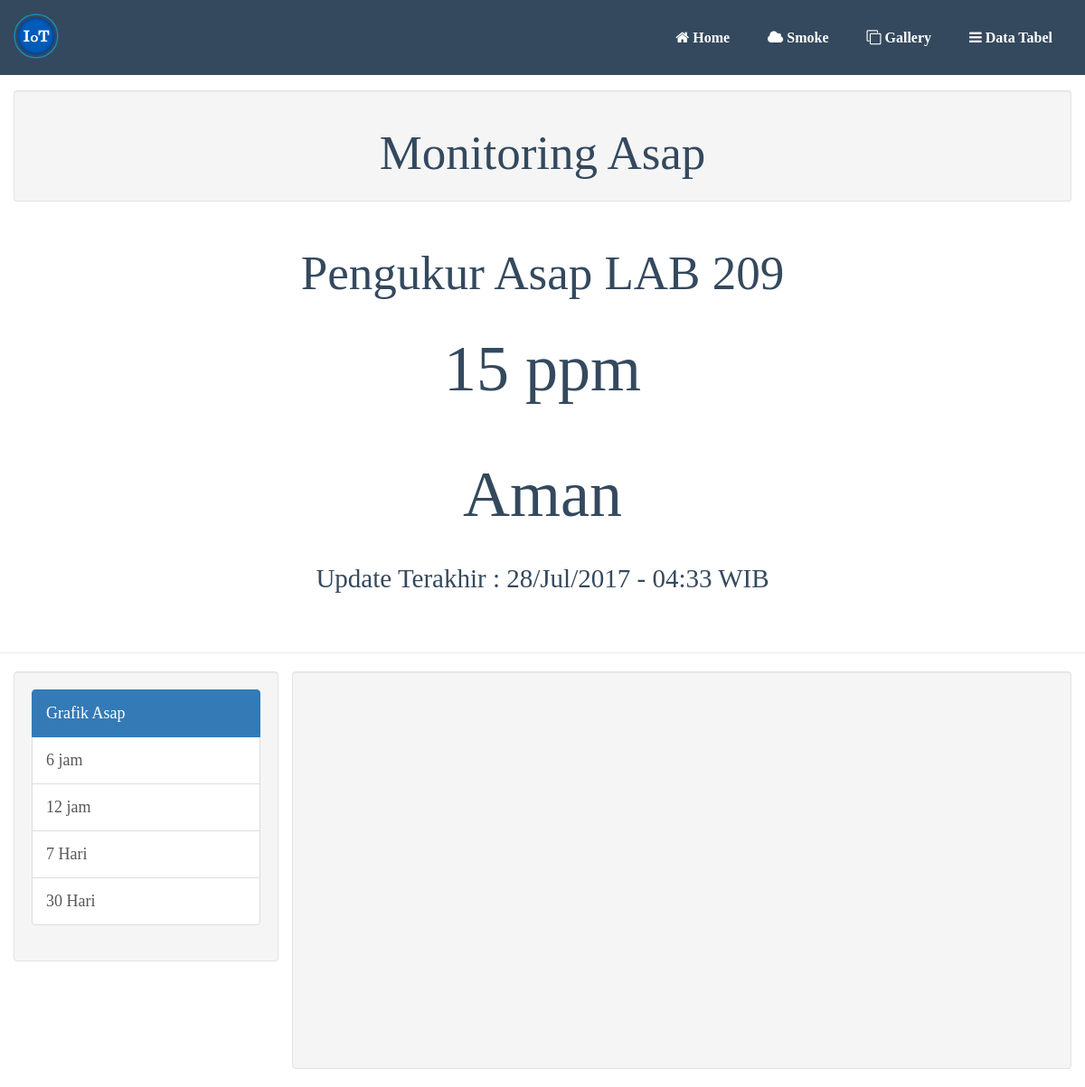
Screenshot of /m_asap.php with the database file from the repository.
### tables this page shows
CREATE TABLE `sensor_asap` (
  `id` int(11) NOT NULL,
  `waktu` timestamp NOT NULL DEFAULT CURRENT_TIMESTAMP ON UPDATE CURRENT_TIMESTAMP,
  `asap` varchar(5) NOT NULL
);

### lastsmoke.php (called while the page is built, shortened)
<?php
$query = mysql_query("SELECT waktu, asap FROM sensor_asap ORDER BY waktu DESC LIMIT 1");
$result = mysql_fetch_array($query);
$lastsmoke = $result['asap'];
if($lastsmoke > 30){
  $tanda = "Kemungkinan Terjadi Kebakaran";
}
elseif ($lastsmoke >= 25) {
  $tanda = "Ada Yang Merokok";
}
else {
  $tanda = "Aman";
}
?>

### current_asap.php (the view, shortened to what this page needs)
<?php
include "lastsmoke.php";
$query = mysql_query("SELECT waktu, asap FROM sensor_asap ORDER BY waktu DESC LIMIT 1");
$result = mysql_fetch_array($query);
$datetime = strtotime($result['waktu']);
$lasttime = date('H:i',$datetime);
$lastdate = date('d/M/Y',$datetime);
?>
 <div class="row">
      <div>
        <center>
          <h2>Pengukur Asap LAB 209</h2>
          <p style='font-size:4em'><?php echo $lastsmoke; ?> ppm</p>
          <p style='font-size:4em'><?php echo $tanda; ?></p>
          <h4 class="info">Update Terakhir : <?php echo $lastdate ." - " . $lasttime . " WIB"; ?></h4>
          <br/>
          <hr>
        </center>
      </div>
  </div>

### css/logo-nav.css (style rules this page uses)
body { padding-top: 70px; background-color: #00; font-family: calibri; }
@media (min-width:768px) { body { padding-top: 100px; } }
h1, h2, h3, h4, h5, h6 { font-weight: 300 !important; }

### rows the page displays
sensor_asap: asap "15", asap "Aman", waktu "28/Jul/2017", waktu "04:33"
